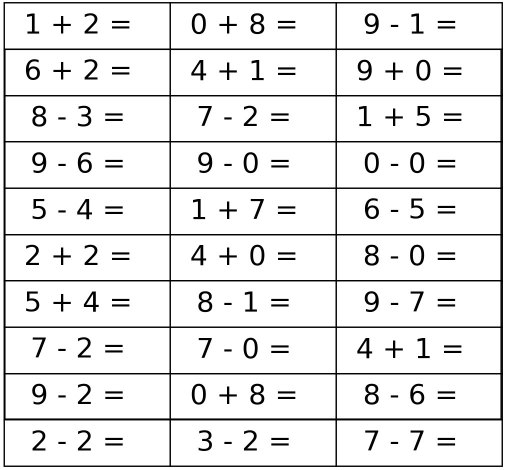
%> input picture lab3/code/test/example.png, 1012 x 940 px (shown at 1/2 size)
$ octave my_test.m   (GNU Octave 9; MATLAB toolbox functions it lacks are replaced by stand-ins)
%> lines starting %> are read from the running program, lines starting %| are printed output that depends on the picture; in (x1, y1, x2, y2) boxes, pixels count from 0 and x2, y2 are one past the last pixel; in counts of white or black regions, pixels touching at a corner belong together; the program's own positions count from 1
### lab3/code/getsamples.m
function [] = getsamples()
file_inpath = 'raw_sample/';
file_outpath1 = 'digit_sample/';
file_outpath2 = 'operator_sample/';
img_path_list = dir(strcat(file_inpath,'*.png'));
img_num = length(img_path_list);
for k = 1 : img_num
    img_name = img_path_list(k).name;
    img_bw = im2bw(imread(strcat(file_inpath,img_name)));
    img_out = single_process(img_bw);
    name = strsplit(img_name,'.');
    name = name(1);
    if strcmp(name,'+') || strcmp(name,'-') || strcmp(name,'=')
        imwrite(img_out,strcat(file_outpath2,img_name));
    else
        imwrite(img_out,strcat(file_outpath1,img_name));
    end
end
end

### lab3/code/single_process.m
function [img_out] = single_process(img_bw)
%UNTITLED7 此处显示有关此函数的摘要
%   此处显示详细说明
    [row,col] = size(img_bw);
    %寻找上下左右四个边界的坐标
    for i = 1 : row
        flag = 0;
        for j = 1 : col
            %从上往下扫描，遇到某一行有黑色的像素，则找到上边界
            if img_bw(i,j) == 0
                top = i;
                flag = 1;
                break;
            end
        end
        if flag == 1
            break;
        end
    end
    for i = row : -1 : 1
        flag = 0;
        for j = 1 : col
            if img_bw(i,j) == 0
                down = i;
                flag = 1;
                break;
            end
        end
        if flag == 1
            break;
        end
    end
    for j = 1 : col
        flag = 0;
        for i = 1 : row
            if img_bw(i,j) == 0
                left = j;
                flag = 1;
                break;
            end
        end
        if flag == 1
            break;
        end
    end
    for j = col : -1 : 1
        flag = 0;
        for i = 1 : row
            if img_bw(i,j) == 0
                right = j;
                flag = 1;
                break;
            end
        end
        if flag == 1
            break;
        end
    end
    %找到上下左右所有的边界后，直接切割出来即可
    img_out = imcrop(img_bw,[left top (right - left) (down - top)]);
end

### lab3/code/my_calculator.m
function [output] = my_calculator(input_image)
%in this function, you should finish the character recognition task.
%the input parameter is a matrix of an image which contains several expressions
%the output parameter is a matrix of an image which contains the results of expressions
getsamples();
input_image = im2bw(input_image);
output = getblock(input_image);
end

### lab3/code/getblock.m
function [out] = getblock(in)
out = in;
[x,y] = size(in);
%设置一个标志位
flag = 0;
%定义一个一维矩阵来记录切割点的坐标
y_points = [];
%遍历每一行，对每一行的黑白像素进行计数
for j = 1 : y
    count_black = 0;
    count_white = 0;
    for i = 1 : x
        if in(i,j) == 0
            count_black = count_black + 1;
        else
            count_white = count_white + 1;
        end
    end
    %黑色像素多于70%，可以认定是刚刚触碰到黑色边界
    if flag == 0 && count_black >= 0.7 * x
        flag = 1;
        y_points = cat(1,y_points,j - 1);
    %白色像素多于50%，可以认定是刚刚越过了黑色边界
    elseif flag == 1 && count_white >= 0.5 * x
        flag = 0;
        y_points = cat(1,y_points,j);
    end
end
flag = 0;
x_points = [];
for i = 1 : x
    count_black = 0;
    count_white = 0;
    for j = 1 : y
        if in(i,j) == 0
            count_black = count_black + 1;
        else
            count_white = count_white + 1;
        end
    end
    if flag == 0 && count_black >= 0.7 * y
        flag = 1;
        x_points = cat(1,x_points,i - 1);
    elseif flag == 1 && count_white >= 0.4 * y
        flag = 0;
        x_points = cat(1,x_points,i);
    end
end
[x1,y1] = size(x_points);
[x2,y2] = size(y_points);
x_points = x_points(2:x1 - 1,:);
y_points = y_points(2:x2 - 1,:);
[x1,y1] = size(x_points);
[x2,y2] = size(y_points);
for i = 1 : 2 : x1
    for j = 1 : 2 : x2
        block = imcrop(in,[y_points(j,1) x_points(i,1) (y_points(j + 1,1) - y_points(j,1)) (x_points(i + 1,1) - x_points(i,1))]);
        [row,col] = size(block);
        %定义标志位以及存储切割点的矩阵
        col_points = [];
        flag = 0;
        %从左到右进行扫描，计算每一列的黑色像素的个数
        for m = 1 : col
            count_black = 0;
            for n = 1 : row
                 if block(n,m) == 0
                     count_black = count_black + 1;
                 end
            end
            %遇到黑色像素，则遇到一个数字或者运算符
            if flag == 0 && count_black > 0
                flag = 1;
                col_points = cat(1,col_points,m - 1);
            %遇到纯白，那么一定是刚刚越过一个数字或者运算符
            elseif flag == 1 && count_black == 0
                col_points = cat(1,col_points,m);
                flag = 0;
            end
        end
        [x3,y3] = size(col_points);
        digit = [];
        operator = [];
        a = 0;
        %得到切片之后，按照“数字+运算符+数字+等于号”的格式进行识别
        for t = 1 : 2 : x3
            a = a + 1;
            clip = imcrop(block,[col_points(t,1) 1 (col_points(t + 1,1) - col_points(t,1)) row - 1]);
            if mod(a,2) == 1
                digit = cat(1,digit,str2num(my_digit(clip)));
            else
                if my_operator(clip) == "+"
                    operator = cat(1,operator,-1);
                elseif my_operator(clip) == "-"
                    operator = cat(1,operator,-2);
                elseif my_operator(clip) == "-"
                    operator = cat(1,operator,-3);
                end
            end
        end
        result = 0;
        %判断运算符是什么并进行相应的计算得到结果
        if operator(1,1) == -1
            result = digit(1,1) + digit(2,1);
        elseif operator(1,1) == -2
            result = digit(1,1) - digit(2,1);
        end
        %根据得到的结果读取相应的样本图片
        img_num = imread(strcat('digit_sample/',num2str(result),'.png'));
        [x4,y4] = size(img_num);
        %得到左上角的相应坐标
        left_top = [x_points(i,1) + round((row - x4) / 2) - 6 y_points(j,1) + col_points(x3,1) + round((col - col_points(x3,1) - y4) / 2)];
        %利用双层的循环将样本图片的像素值赋值到原来的式子中
        for ii = 1 : x4
            for jj = 1 : y4
                out(left_top(1,1) + ii,left_top(1,2) + jj) = img_num(ii,jj);
            end
        end
    end
end
end

### lab3/code/my_digit.m
function [output] = my_digit(input_image)
%in this function, you should finish the digit recognition task.
%the input parameter is a matrix of an image which contains a digit.
%the output parameter represents which digit it is.

%getsamples();
[x,y] = size(input_image);
sum = 0;
for i = 1 : x
    for j = 1 : y
        if input_image(i,j) == 1 || input_image(i,j) == 0
            sum = sum + 1;
        end
    end
end
if sum ~= x * y
    input_image = im2bw(input_image);
end
output_image = single_process(input_image);
diff = 100;
output = '';
%读取所有的样本图片
file_inpath = 'digit_sample/';
img_path_list = dir(strcat(file_inpath,'*.png'));
img_num = length(img_path_list);
%遍历所有的样本图片
for k = 1 : img_num
    img_name = img_path_list(k).name;
    img_bw = imread(strcat(file_inpath,img_name));
    %进行相似度计算，得到方差
    different = similarity(output_image,img_bw);
    %比较方差，取最小的方差为最终识别出来的数字
    if different < diff
        diff = different;
        name = strsplit(img_name,'.');
        output = char(name(1));
    end
end
end

### lab3/code/my_test.m
%DIP19 Assignment 3
%Character Recongnition

clc; clear all;
imgName = 'example.png';
name = strsplit(imgName,'.');
imgInput = imread(strcat('test/',imgName));
%> imgInput is the input picture: size 940x1012x3 uint8; min 0, max 255, mean 232.2
imgOutput = my_calculator(imgInput);
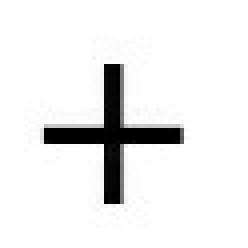
%> input picture lab3/code/raw_sample/+.png, 62 x 62 px (shown 4 times larger)
%> in getsamples, `img_bw = im2bw(imread(strcat(file_inpath,img_name)));`:
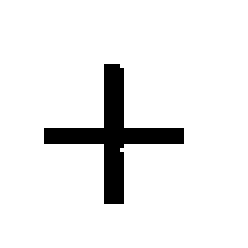
%> img_bw: size 62x62 logical (shown 4 times larger); 92.4% white; 1 black region, box (x1, y1, x2, y2) and area: (11, 16, 46, 51) 293
%> after the loop in single_process, `for i = 1 : row`: top = 17
%> after the loop in single_process, `for i = row : -1 : 1`: down = 51
%> after the loop in single_process, `for j = 1 : col`: left = 12
%> after the loop in single_process, `for j = col : -1 : 1`: right = 46
%> in single_process, `img_out = imcrop(img_bw,[left top (right - left) (down - top)]);`:
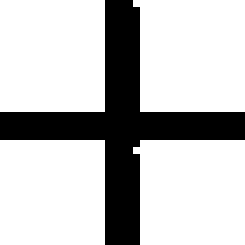
%> img_out: size 35x35 logical (shown 7 times larger); 76.1% white; 1 black region, box (x1, y1, x2, y2) and area: (0, 0, 35, 35) 293
%> pass 2 of the loop in getsamples, `for k = 1 : img_num`:
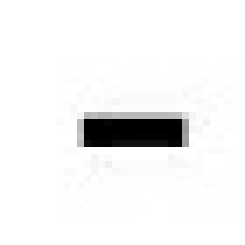
%> input picture lab3/code/raw_sample/-.png, 35 x 35 px (shown 7 times larger)
%> in getsamples, `img_bw = im2bw(imread(strcat(file_inpath,img_name)));`:
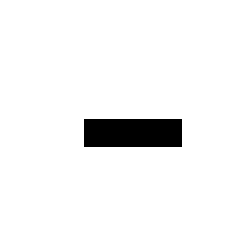
%> img_bw: size 35x35 logical (shown 7 times larger); 95.4% white; 1 black region, box (x1, y1, x2, y2) and area: (12, 17, 26, 21) 56
%> in getsamples, `img_out = single_process(img_bw);`: img_out = 14 columns, first 8: [false false false false false false false false; false false false false false false false false; false false false false false false false false; false false false false false false false false]
%> pass 3 of the loop in getsamples, `for k = 1 : img_num`:
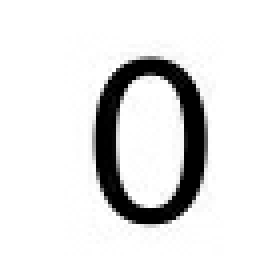
%> input picture lab3/code/raw_sample/0.png, 70 x 70 px (shown 4 times larger)
%> in getsamples, `img_bw = im2bw(imread(strcat(file_inpath,img_name)));`:
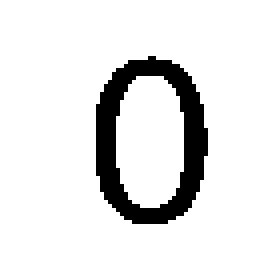
%> img_bw: size 70x70 logical (shown 4 times larger); 90% white; 1 black region, box (x1, y1, x2, y2) and area: (24, 14, 52, 56) 489
%> after the loop in single_process (call 3), `for i = 1 : row`: top = 15
%> after the loop in single_process (call 3), `for i = row : -1 : 1`: down = 56
%> after the loop in single_process (call 3), `for j = 1 : col`: left = 25
%> after the loop in single_process (call 3), `for j = col : -1 : 1`: right = 52
%> in single_process (call 3), `img_out = imcrop(img_bw,[left top (right - left) (down - top)]);`:
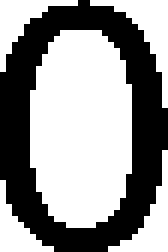
%> img_out: size 42x28 logical (shown 6 times larger); 58.4% white; 1 black region, box (x1, y1, x2, y2) and area: (0, 0, 28, 42) 489
%> in my_calculator, `input_image = im2bw(input_image);`: input_image: size 940x1012 logical; 91% white; 151 black regions, largest, box (x1, y1, x2, y2) and area: (7, 4, 1006, 934) 46866, (501, 27, 529, 68) 552, (501, 768, 529, 809) 551
%> after the loop in getblock, `for j = 1 : y`: y_points = [7; 12; 339; 343; 671; 675; 1001; 1007]
%> after the loop in getblock, `for i = 1 : x`: x_points = 22 values from 4 to 935
%> in getblock, `x_points = x_points(2:x1 - 1,:);`: x_points = 20 values from 8 to 931
%> in getblock, `y_points = y_points(2:x2 - 1,:);`: y_points = [12; 339; 343; 671; 675; 1001]
%> in getblock, `block = imcrop(in,[y_points(j,1) x_points(i,1) (y_points(j + 1,1) - y_..`:
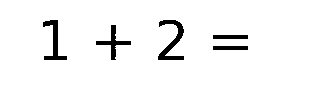
%> block: size 90x328 logical; 95.6% white; 5 black regions, box (x1, y1, x2, y2) and area: (158, 20, 184, 60) 395, (43, 20, 67, 60) 322, (96, 25, 131, 60) 288, (213, 35, 248, 39) 140, (213, 46, 248, 50) 140
%> after the loop in getblock, `for m = 1 : col`: col_points = [43; 68; 96; 132; 158; 185; 213; 249]; flag = 0
%> in getblock, `clip = imcrop(block,[col_points(t,1) 1 (col_points(t + 1,1) - col_poin..`:
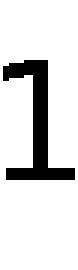
%> clip: size 90x26 logical (shown 3 times larger); 86.2% white; 1 black region, box (x1, y1, x2, y2) and area: (1, 20, 25, 60) 322
%> after the loop in my_digit, `for i = 1 : x`: sum = 2340
%> after the loop in single_process (call 4), `for i = 1 : row`: top = 21
%> after the loop in single_process (call 4), `for i = row : -1 : 1`: down = 60
%> after the loop in single_process (call 4), `for j = 1 : col`: left = 2
%> after the loop in single_process (call 4), `for j = col : -1 : 1`: right = 25
%> in single_process (call 4), `img_out = imcrop(img_bw,[left top (right - left) (down - top)]);`:
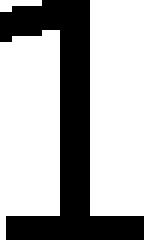
%> img_out: size 40x24 logical (shown 6 times larger); 66.5% white; 1 black region, box (x1, y1, x2, y2) and area: (0, 0, 24, 40) 322
%> in getblock, `digit = cat(1,digit,str2num(my_digit(clip)));`: digit = []
%> the run ends on the next line
